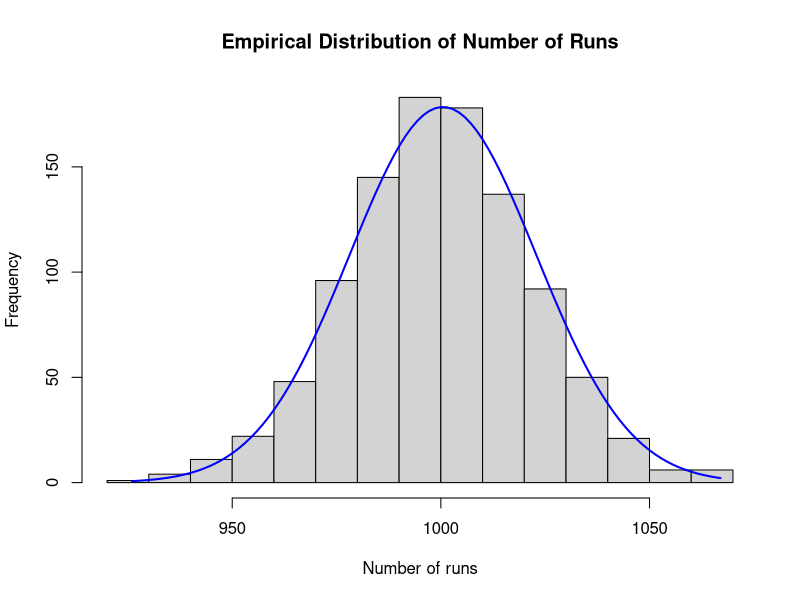
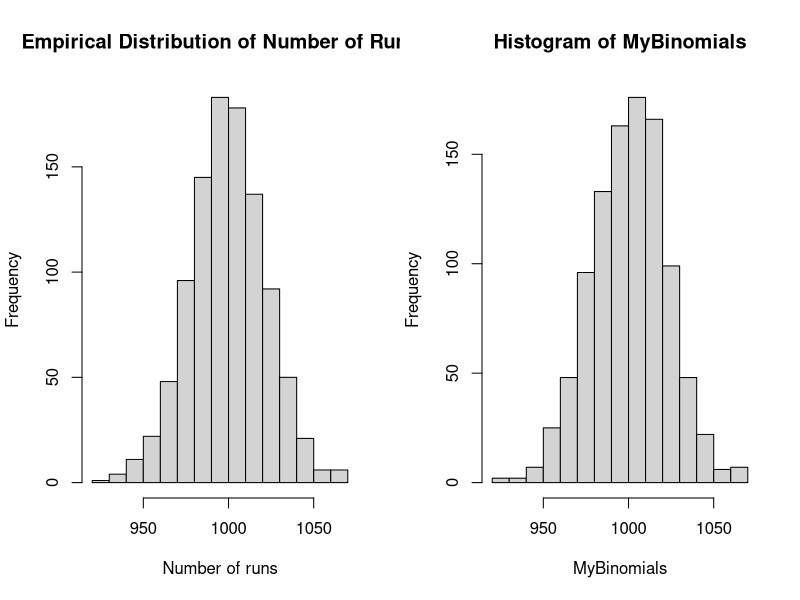
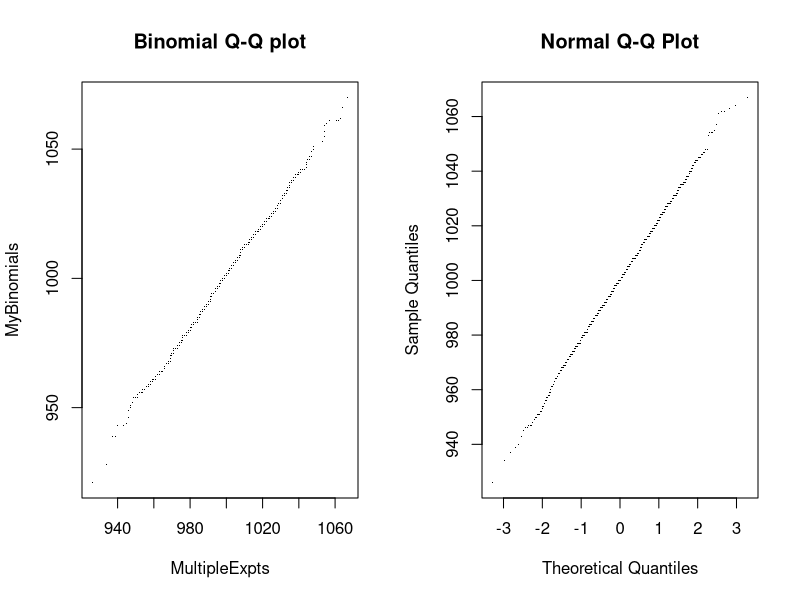
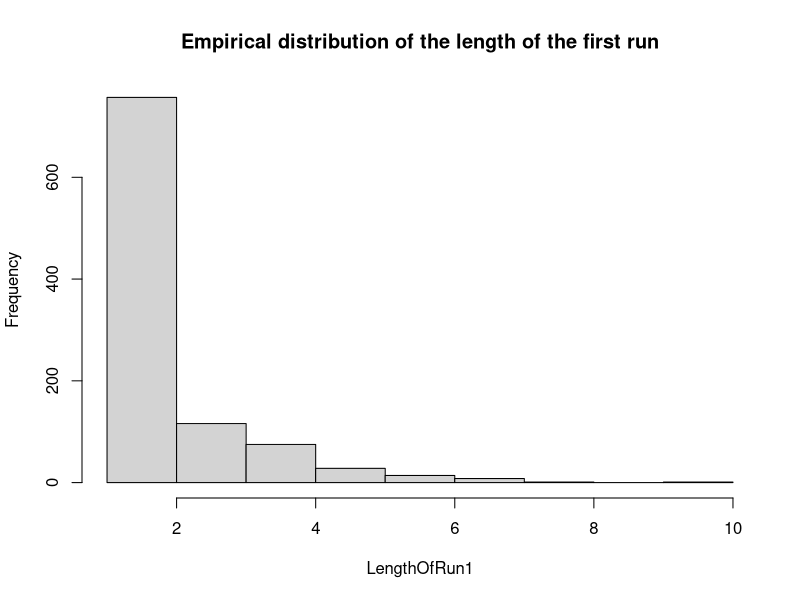
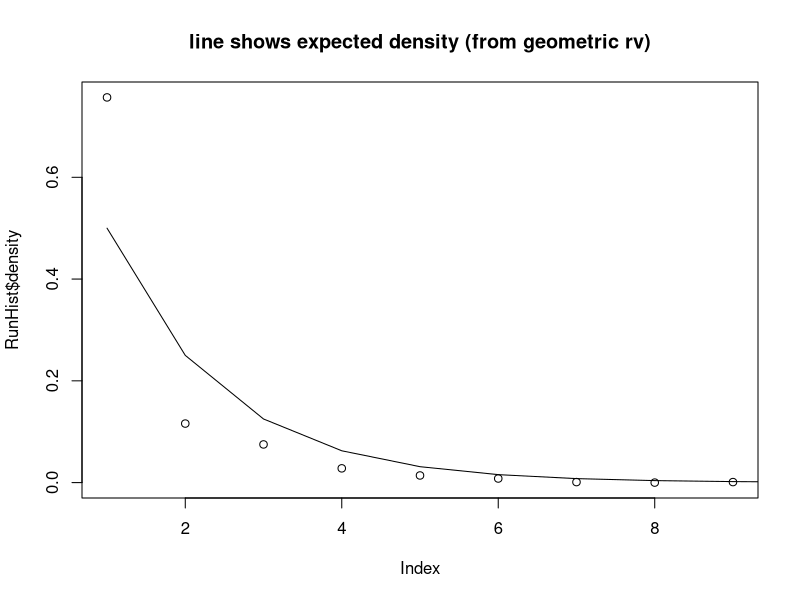

Reproduce these figures in R, in order.
## ---- chunk 1
knitr::opts_chunk$set(echo = TRUE)
## ---- chunk 2
NTrialsPerExpt <- 2000   # how long should the sequence of 0s and 1s be
set.seed(233)  # this sets the 'seed' of the random number generator, so that we get the same sequence of random numbers each time we run the code
## ---- chunk 3
# Here's a slow way of generating a sequence of 0's and 1's
SlowGenerator <- function(Seq){
  for (i in 1:length(Seq)){
    p<-runif(1,0,1)   # a random number between 0 and 1
    if (p<0.5){
      Seq[i] <- 0
    }else{       # Note that in R the closing } of the if loop must go on the same line as the 'else' statement
      Seq[i] <- 1
    }
  }
  return (Seq)
}

# And here's a faster way of generating a sequence of 0's and 1's
FastGenerator<-function(Seq){
  p <- runif(length(Seq),0,1)
  Seq <- as.integer((p<0.5))
  return (Seq)
}
## ---- chunk 4
SlowHowManyRuns <- function(Seq){
  RunCount <- 1
  for (i in 2:length(Seq)){
    if (Seq[i]!=Seq[i-1]){
      RunCount <- RunCount+1
    }
  }
  return (RunCount)
}

FastHowManyRuns <- function(Seq){
  Count<-diff(Seq,lag=1)
  Count<-abs(Count)
  return (1+sum(Count))
}
## ---- chunk 5
MySeq<-rep(0,NTrialsPerExpt)
# If you run this for NTrialsPerExpt<-100000 you will see that the Fast way is 100 times faster than the Slow way. R hates loops!
# Start the clock
ptm <- proc.time()
MySeq1<-SlowGenerator(MySeq)
# Stop the clock
proc.time() - ptm
# Start the clock
ptm <- proc.time()
MySeq2<-FastGenerator(MySeq)
# Stop the clock
proc.time() - ptm
## ---- chunk 6
# function to find out how long the run starting at position 'WhereToStart' is
LengthOfRun<-function(Seq,WhereToStart){
  index <- WhereToStart
  while (Seq[index+1]==Seq[index]){
    index <- index+1
  }
  return(index-WhereToStart+1)
}
## ---- chunk 7
NExpts <- 1000
MultipleExpts <- rep(0,NExpts)
LengthOfRun1 <- rep(0,NExpts)
# Start the clock
ptm <- proc.time()
for (i in 1:NExpts){
  MySeq1 <- FastGenerator(MySeq)   # comment out this line or the next one to compare speeds
  #MySeq1 <- SlowGenerator(MySeq)
  MultipleExpts[i] <- FastHowManyRuns(MySeq1)
  LengthOfRun1[i] <- LengthOfRun(MySeq1,1)
}
# How much time passed?
cat("\nSimulations took ",proc.time()[1] - ptm[1]," seconds to run.")
## ---- chunk 8
# generate the first plot and compare it to a normal distribution
MyHist <- hist(MultipleExpts,main="Empirical Distribution of Number of Runs",xlab="Number of runs")
multiplier <- MyHist$counts / MyHist$density
NormalMean <- 1+(NTrialsPerExpt-1)/2   # the expected number of 'runs'
# It should look like a Binomial (which itself looks like a Normal for large values of NTrialsPerExpt)
NormalSD <- sqrt((NTrialsPerExpt-1)*0.5*0.5)
myx <- seq(min(MultipleExpts), max(MultipleExpts), length.out= 100)
normal <- dnorm(x = myx, mean = NormalMean, sd = NormalSD)
#plot(MyHist$density)
lines(myx, normal * multiplier[1], col = "blue", lwd = 2)
## ---- chunk 9
shapiro.test(MultipleExpts)
## ---- chunk 10
MyBinomials <- rbinom(NExpts,NTrialsPerExpt,0.5)    
# to find the command 'rbinom' I Googled "Binomial Random Variables R"

# compare the plots
par(mfrow=c(1,2))  # this says we are going to draw the plots using 1 row and two columns
MyHist <- hist(MultipleExpts,main="Empirical Distribution of Number of Runs",xlab="Number of runs")
MyHist2 <- hist(MyBinomials)
par(mfrow=c(1,1))
## ---- chunk 11
par(mfrow=c(1,2))
qqplot(MultipleExpts,MyBinomials,pch='.',main="Binomial Q-Q plot")
qqnorm(MultipleExpts,pch='.')
par(mfrow=c(1,1))   # go back to using a single plot per screen
## ---- chunk 12
RunHist <- hist(LengthOfRun1,main="Empirical distribution of the length of the first run")
ExpectedLengthDistribution<-numeric()
for (i in 1:15){
  ExpectedLengthDistribution[i]=0.5^i
}
plot(RunHist$density,main="line shows expected density (from geometric rv)")
lines(ExpectedLengthDistribution)
RunHist$density
## ---- chunk 13
sample(c(0,1),size=50,replace=TRUE)
